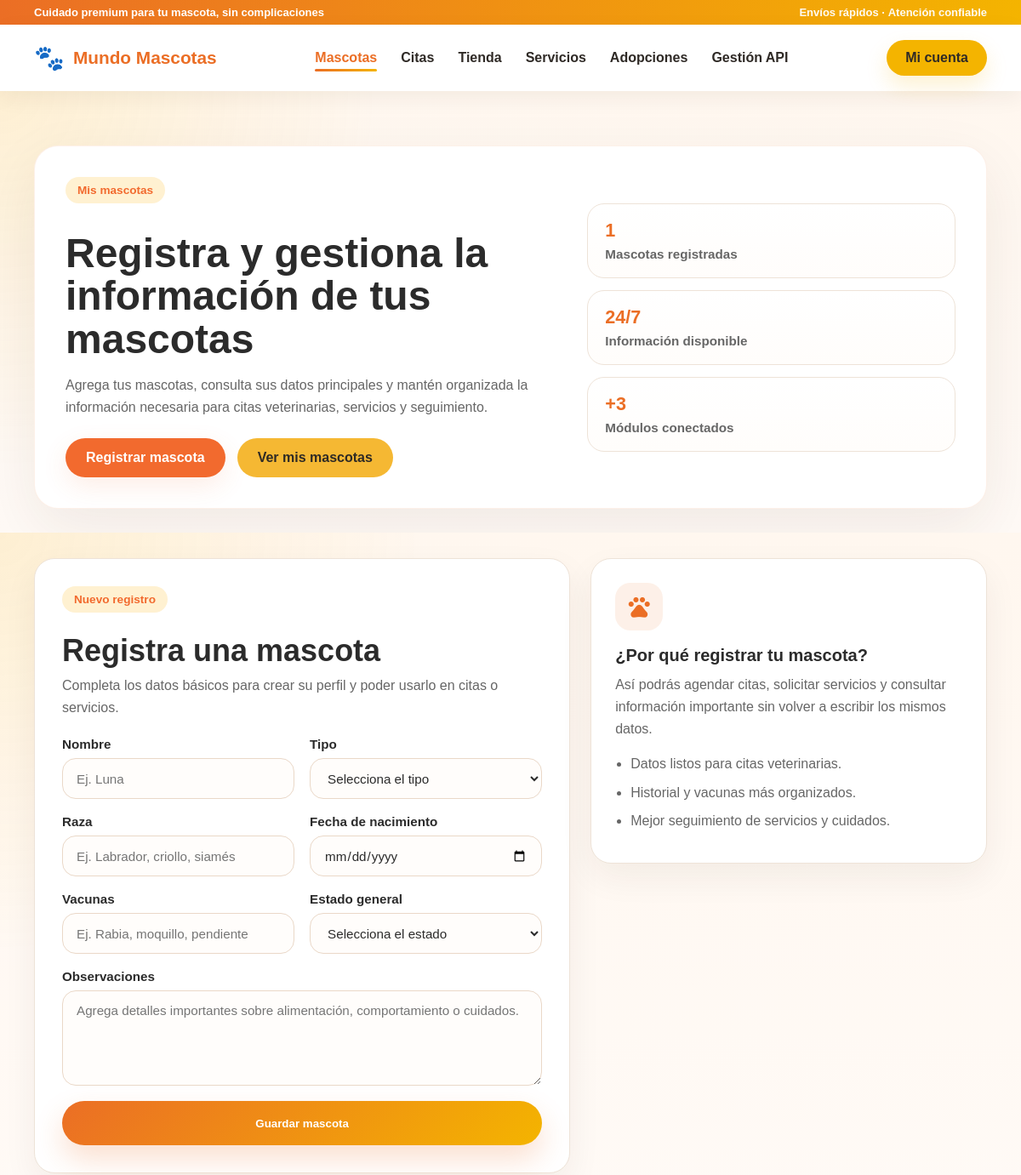
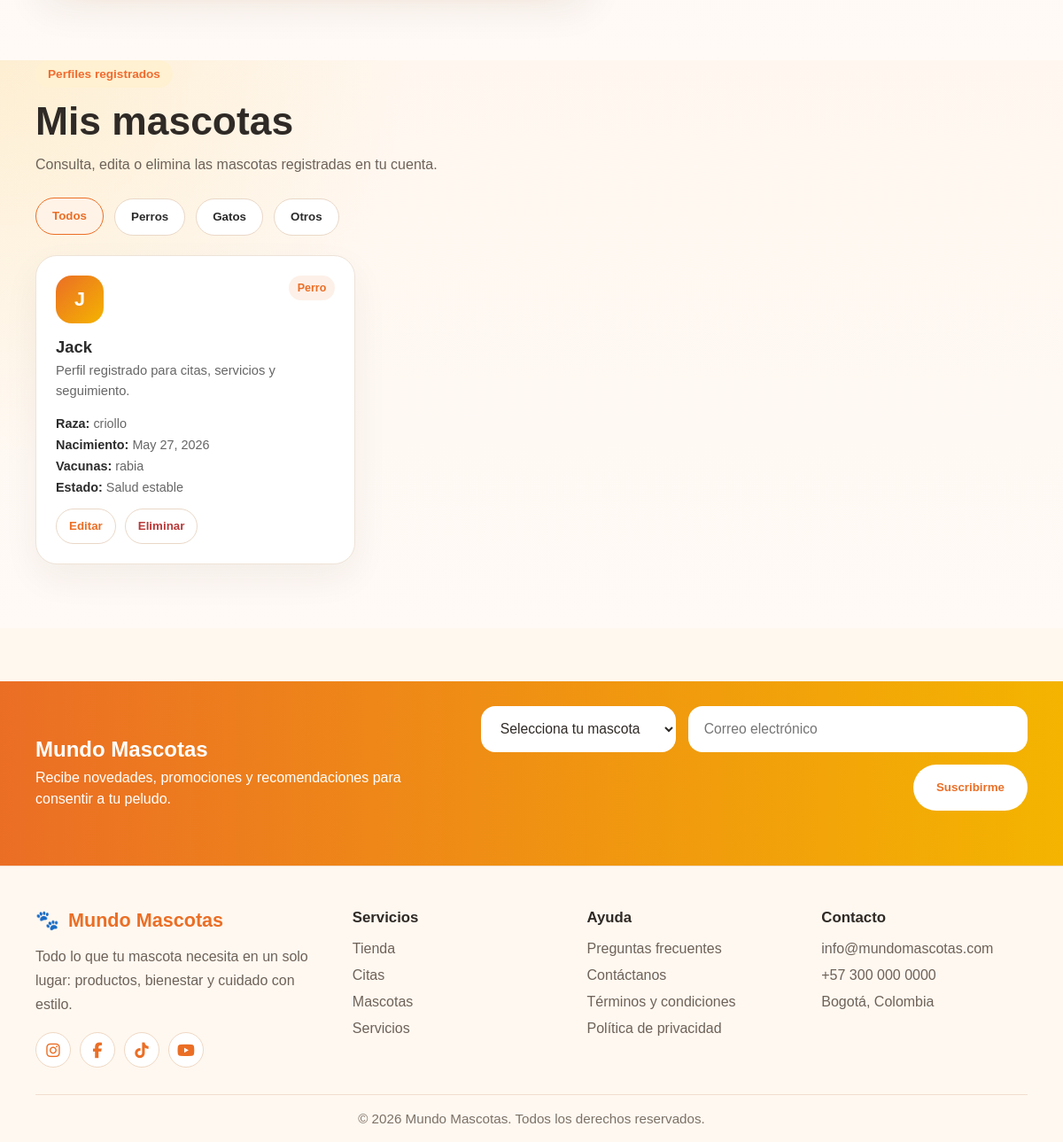
/mascotas/ (signed in), run on the app's committed database (2 pictures, top to bottom).
### app/models.py (models this page shows, shortened)
class Pet(models.Model):
    PET_TYPES = [
        ("Perro", "Perro"),
        ("Gato", "Gato"),
        ("Otro", "Otro"),
    ]
    PET_STATUS = [
        ("Salud estable", "Salud estable"),
        ("Seguimiento preventivo", "Seguimiento preventivo"),
        ("Requiere atención", "Requiere atención"),
    ]
    owner = models.ForeignKey(User, on_delete=models.CASCADE, related_name="pets")
    name = models.CharField(max_length=80)
    pet_type = models.CharField(max_length=20, choices=PET_TYPES)
    breed = models.CharField(max_length=80)
    birth_date = models.DateField()
    vaccines = models.CharField(max_length=160)
    status = models.CharField(max_length=60, choices=PET_STATUS)
    notes = models.TextField(blank=True)
    created_at = models.DateTimeField(auto_now_add=True)

### app/views.py (the view, shortened to what this page needs)
# urls.py: path('mascotas/', views.mascotas, name='mascotas'),
@login_required(login_url="/login/")
def mascotas(request):
    pets = Pet.objects.filter(owner=request.user).order_by("-created_at")
    return render(request, "app/mascotas.html", {
        "pets": pets
    })

### app/templates/app/mascotas.html (shortened to what this page needs)
{% extends "app/base.html" %}
{% load static %}
{% block extra_css %}
<link rel="stylesheet" href="{% static 'app/css/mascotas.css' %}">
{% endblock %}
{% block content %}
<main>
  <section class="pets-hero">
    <div class="container">
      <div class="pets-hero-box">
        <div class="pets-hero-text">
          <span class="section-tag">Mis mascotas</span>
          <h1>Registra y gestiona la información de tus mascotas</h1>
          <p>
            Agrega tus mascotas, consulta sus datos principales y mantén organizada
            la información necesaria para citas veterinarias, servicios y seguimiento.
          </p>
          <div class="pets-hero-actions">
            <a href="#petRegisterForm" class="btn btn-primary">Registrar mascota</a>
            <a href="#petsCatalog" class="btn btn-secondary">Ver mis mascotas</a>
          </div>
        </div>
        <div class="pets-hero-stats">
          <article class="pets-mini-card">
            <strong id="petsTotalCount">{{ pets|length }}</strong>
            <span>Mascotas registradas</span>
          </article>
          <article class="pets-mini-card">
            <strong>24/7</strong>
            <span>Información disponible</span>
          </article>
          <article class="pets-mini-card">
            <strong>+3</strong>
            <span>Módulos conectados</span>
          </article>
        </div>
      </div>
    </div>
  </section>
  <section class="pets-register-section" id="petRegisterForm">
    <div class="container pets-register-grid">
      <article class="pet-form-card">
        <div class="pet-section-title">
          <span class="section-tag">Nuevo registro</span>
          <h2>Registra una mascota</h2>
          <p>Completa los datos básicos para crear su perfil y poder usarlo en citas o servicios.</p>
        </div>
        <form id="petForm" class="pet-form" method="POST">
          <div class="pet-field">
            <label for="petNameInput">Nombre</label>
            <input type="text" id="petNameInput" name="name" placeholder="Ej. Luna" required>
          </div>
          <div class="pet-field">
            <label for="petTypeSelect">Tipo</label>
            <select id="petTypeSelect" name="pet_type" required>
              <option value="">Selecciona el tipo</option>
            </select>
          </div>
          <div class="pet-field">
            <label for="petBreedInput">Raza</label>
            <input type="text" id="petBreedInput" name="breed" placeholder="Ej. Labrador, criollo, siamés" required>
          </div>
          <div class="pet-field">
            <label for="petBirthInput">Fecha de nacimiento</label>
            <input type="date" id="petBirthInput" name="birth_date" max="{% now 'Y-m-d' %}" required>
          </div>
          <div class="pet-field">
            <label for="petVaccineInput">Vacunas</label>
            <input type="text" id="petVaccineInput" name="vaccines" placeholder="Ej. Rabia, moquillo, pendiente" required>
          </div>
          <div class="pet-field">
            <label for="petStatusSelect">Estado general</label>
            <select id="petStatusSelect" name="status" required>
              <option value="">Selecciona el estado</option>
            </select>
          </div>
          <div class="pet-field full-width">
            <label for="petNotesInput">Observaciones</label>
            <textarea id="petNotesInput" name="notes" rows="4" placeholder="Agrega detalles importantes sobre alimentación, comportamiento o cuidados."></textarea>
          </div>
          <button type="submit" class="pet-submit-btn full-width" id="petSubmitBtn">
            Guardar mascota
          </button>
        </form>
      </article>
      <aside class="pet-register-helper">
        <span class="material-symbols-outlined">pets</span>
        <h3>¿Por qué registrar tu mascota?</h3>
        <p>
          Así podrás agendar citas, solicitar servicios y consultar información importante
          sin volver a escribir los mismos datos.
        </p>
        <ul>
          <li>Datos listos para citas veterinarias.</li>
          <li>Historial y vacunas más organizados.</li>
          <li>Mejor seguimiento de servicios y cuidados.</li>
        </ul>
      </aside>
    </div>
  </section>
  <section class="pets-main" id="petsCatalog">
    <div class="container">
      <div class="section-head pets-head-left">
        <span class="section-tag">Perfiles registrados</span>
        <h2>Mis mascotas</h2>
        <p>Consulta, edita o elimina las mascotas registradas en tu cuenta.</p>
      </div>
      <div class="pets-filter-chips">
        <button class="pet-chip active" type="button" data-filter="todos">Todos</button>
        <button class="pet-chip" type="button" data-filter="perro">Perros</button>
        <button class="pet-chip" type="button" data-filter="gato">Gatos</button>
        <button class="pet-chip" type="button" data-filter="otro">Otros</button>
      </div>
      <div class="pets-cards-grid" id="petsCardsGrid">
        {% if pets %}
          {% for pet in pets %}
            <article class="pet-card" data-type="{{ pet.pet_type|lower }}">
              <div class="pet-card-header">
                <div class="pet-avatar">{{ pet.name|first|upper }}</div>
                <span class="pet-badge">{{ pet.pet_type }}</span>
              </div>
              <div>
                <h3>{{ pet.name }}</h3>
                <p>{% if pet.notes %}{{ pet.notes }}{% else %}Perfil registrado para citas, servicios y seguimiento.{% endif %}</p>
              </div>
              <div class="pet-card-details">
                <span><strong>Raza:</strong> {{ pet.breed }}</span>
                <span><strong>Nacimiento:</strong> {{ pet.birth_date }}</span>
                <span><strong>Vacunas:</strong> {{ pet.vaccines }}</span>
                <span><strong>Estado:</strong> {{ pet.status }}</span>
              </div>
              <div class="pet-card-actions">
                <button
                  type="button"
                  class="pet-card-secondary"
                  data-action="edit"
                  data-id="{{ pet.id }}"
                  data-name="{{ pet.name }}"
                  data-type="{{ pet.pet_type }}"
                  data-breed="{{ pet.breed }}"
                  data-birth="{{ pet.birth_date|date:'Y-m-d' }}"
                  data-vaccines="{{ pet.vaccines }}"
                  data-status="{{ pet.status }}"
                  data-notes="{{ pet.notes }}"
                >
                  Editar
                </button>
                <form method="POST" action="{% url 'eliminar_mascota' pet.id %}" class="pet-delete-form">
                  <button type="submit" class="pet-card-danger">Eliminar</button>
                </form>
              </div>
            </article>
          {% endfor %}
        {% else %}
          <article class="pet-empty-state" id="petEmptyState">
            <span class="material-symbols-outlined">sound_detection_dog_barking</span>
            <h3>Aún no tienes mascotas registradas</h3>
            <p>Registra tu primera mascota para empezar a gestionar citas y servicios.</p>
          </article>
        {% endif %}
      </div>
    </div>
  </section>
</main>
{% endblock %}

### app/static/app/css/variables.css (style rules this page uses)
:root { --color-primary: #f5b833; --color-primary-soft: #ffd56b; --color-secondary: #f26a2e; --color-secondary-dark: #d9541f; --color-bg: #fff8ef; --color-surface: #ffffff; --color-text: #2e2a25; --color-text-soft: #6e6257; --color-white: #ffffff; --color-border: #f1d4b8; --shadow-soft: 0 10px 30px rgba(242, 106, 46, 0.12); --shadow-card: 0 16px 35px rgba(242, 106, 46, 0.16); --radius-sm: 12px; --radius-md: 18px; --radius-lg: 28px; --container-width: 1200px; }

### app/static/app/css/components.css (style rules this page uses)
* { box-sizing: border-box; }
body { margin: 0; font-family: 'Montserrat', sans-serif; background: var(--color-bg); color: var(--color-text); }
a { text-decoration: none; }
.container { width: min(92%, var(--container-width)); margin: 0 auto; }
.btn { display: inline-flex; align-items: center; justify-content: center; padding: 14px 24px; border-radius: 999px; font-weight: 700; transition: 0.25s ease; }
.btn-primary { background: var(--color-secondary); color: var(--color-white); box-shadow: var(--shadow-soft); }
.btn-secondary { background: var(--color-primary); color: var(--color-text); }
.section-tag { display: inline-block; padding: 8px 14px; border-radius: 999px; background: #fff1d1; color: var(--color-secondary); font-weight: 700; font-size: 0.85rem; margin-bottom: 14px; }

### app/static/app/css/main.css (style rules this page uses)
.section-head { text-align: center; max-width: 780px; margin: 0 auto 36px; }
.section-head h2, .products-head h2, .home-offers-head h2 { margin: 0 0 12px; color: #2f2a26; font-size: clamp(2rem, 3.7vw, 3.3rem); line-height: 1.06; letter-spacing: 0; }
.section-head p { margin: 0; color: #6d6259; line-height: 1.7; }

### app/static/app/css/responsive.css (style rules this page uses)
@media (max-width: 1200px) { .container { width: min(100% - 40px, 1120px); } }

### data on the page
Pet: name|first "J", pet_type "Perro", name "Jack", shows "Perfil registrado para citas, servicios y seguimiento.", breed "criollo", birth_date "May 27, 2026", vaccines "rabia", status "Salud estable"

### other printed values
{{ pets|length }} "1"
